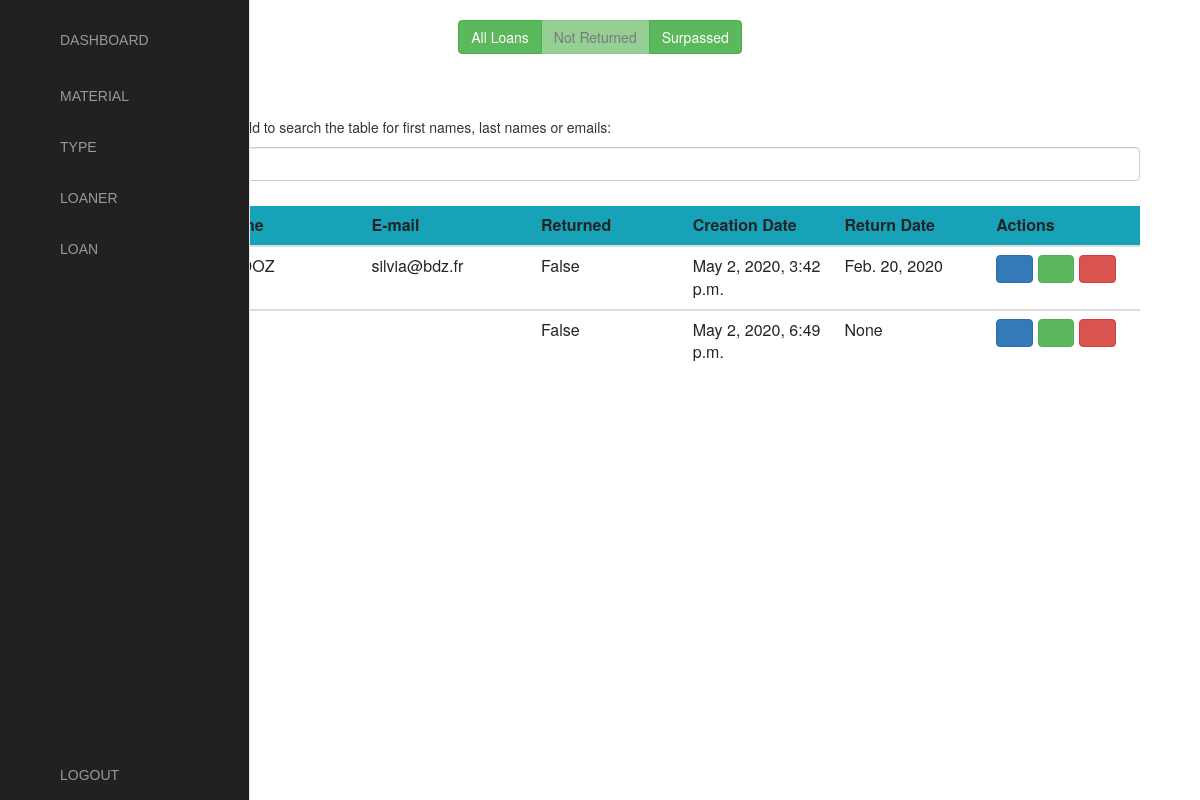
/showNotReturnedLoan, run on an earlier commit of the app's database.
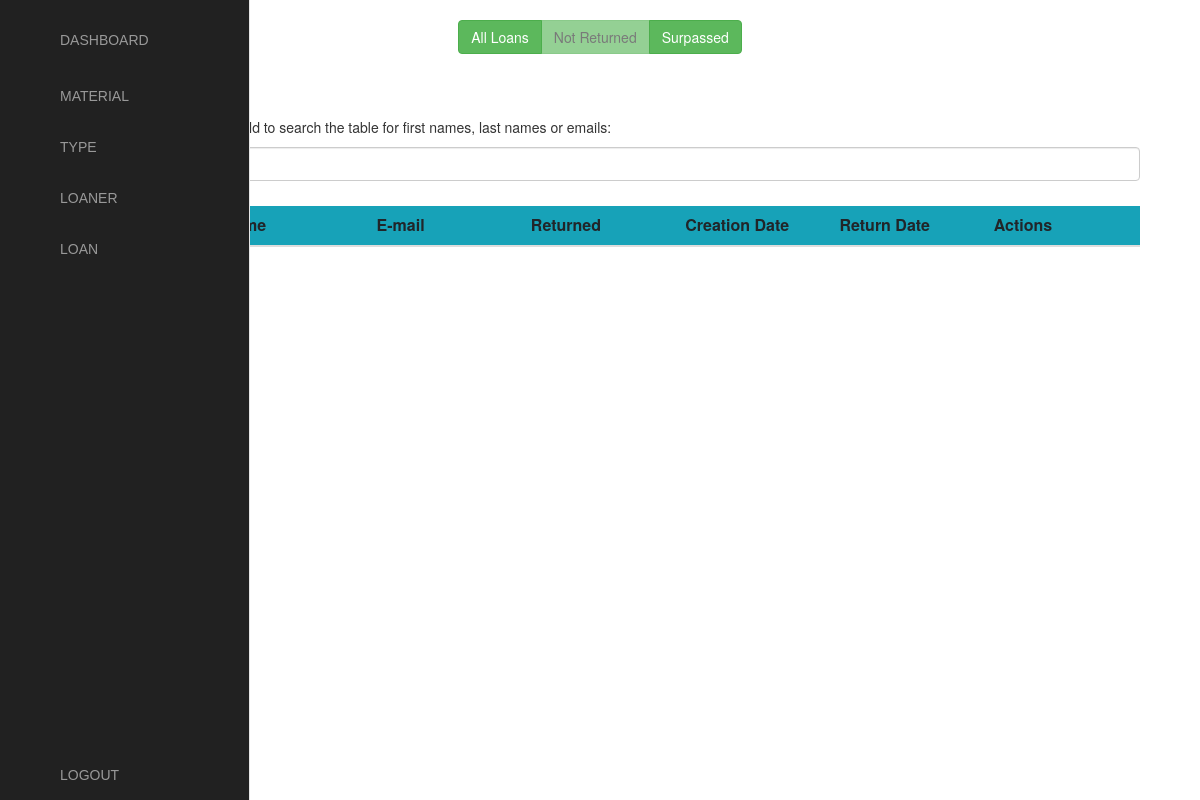
And on a later commit of the database.
### siteWeb/models.py (models this page shows, shortened)
class Loan(models.Model):
    user = models.ForeignKey(settings.AUTH_USER_MODEL, on_delete=models.CASCADE)
    ordered = models.BooleanField(default=False)
    returned = models.BooleanField(default=False)
    slug = models.SlugField(max_length=250, null=True, blank=True)
    creation_date_loan = models.DateTimeField(default=timezone.now)
    expected_return_date = models.DateField(blank=True, null=True)
    return_date = models.DateField(null=True)
    loaner = models.ForeignKey(Loaner, on_delete=models.CASCADE, blank=False, null=True)
    materials = models.ManyToManyField(LoanMaterial)

class Loaner(models.Model):
    last_name = models.CharField(max_length=255)
    first_name = models.CharField(max_length=255)
    email = models.EmailField(max_length=255, unique=True)
    establishment = models.CharField(max_length=250)
    creation_date = models.DateTimeField(auto_now_add=True)

### siteWeb/views.py (the view)
# urls.py: path('showNotReturnedLoan', views.showNotReturnedLoan, name='showNotReturnedLoan'),
def showNotReturnedLoan(request):
    loan_liste = Loan.objects.filter(returned=False)
    return render(request, 'siteWeb/showNotReturnedLoan.html', {'loans': loan_liste})

### siteWeb/templates/siteWeb/showNotReturnedLoan.html (shortened to what this page needs)
{% include "siteWeb/includes/dashboard.html" %}
{% load static %}
{% load crispy_forms_tags %}
{% block content %}
<head>
</head>
<div class="container">
    <div class="container-fluid">
        <br>
        <center>
            <div class="btn-group" role="group" aria-label="Basic example" >
              <a class="btn btn-success" href="showLoan">All Loans</a>
              <a class="btn btn-success" disabled>Not Returned</a>
              <a class="btn btn-success" href="showSurpassedLoan">Surpassed</a>
            </div>
        </center>
        <h2>Loans</h2>
        <p>Type something in the input field to search the table for first names, last names or emails:</p>
        <input class="form-control" id="myInput" type="text" placeholder="Search..">
        <br>
    </div>
   <div class="table-responsive table-body">
        <table class="table container-fluid table-responsive mt-2">
        <thead class="bg-info">
            <tr>
                <th scope="col" class="col-md-1">Surname</th>
                <th scope="col" class="col-md-1">Name</th>
                <th scope="col" class="col-md-1">E-mail</th>
                <th scope="col" class="col-md-1">Returned</th>
                <th scope="col" class="col-md-1">Creation Date</th>
                <th scope="col" class="col-md-1">Return Date</th>
                <th scope="col" class="col-md-1">Actions</th>
            </tr>
        </thead>
        {% for loan in loans %}
        <tbody id="myTable">
            <tr>
                <td>{{loan.loaner.last_name}}</td>
                <td>{{loan.loaner.first_name}}</td>
                <td>{{loan.loaner.email}}</td>
                <td>{{loan.returned}}</td>
                <td>{{loan.creation_date_loan}}</td>
                <td>{{loan.expected_return_date}}</td>
                <td>
                    <a href="/loan_id/{{loan.id}}" class="btn btn-primary"><span><i class="fas fa-eye"></i></span></a>
                    <a href="/updateLoan/{{loan.id}}"  class="btn btn-success"><span><i class="fas fa-edit"></i></span></a>
                    <a href="/deleteLoan/{{loan.id}}" class="btn btn-danger"><i class="far fa-trash-alt"></i></a>
                </td>
            </tr>
        </tbody>
        {% endfor %}
        </table>
   </div>
</div>
{% endblock %}

### siteWeb/templates/siteWeb/includes/dashboard.html (shortened to what this page needs)
{% load static %}
<html>
  <head>
      <link rel="stylesheet" href="{% static 'css/bootstrap.css' %}" type="text/css" media="screen">
      <link rel="stylesheet" href="{% static 'css/sidebar.css' %}" type="text/css" media="screen">
        <link href="https://maxcdn.bootstrapcdn.com/bootstrap/3.3.7/css/bootstrap.min.css"
 rel="stylesheet">
        <link href="{% static '../static/vendor/fontawesome-free/css/all.min.css' %}" rel="stylesheet" type="text/css">
  </head>
  <body>
  <nav class="main-menu">
            <ul>
                <li>
                    <a href="/">
                        <i class="fa fa-home fa-2x mb-4 mt-4"></i>
                    </a>
                </li>
                <li class="has-subnav mb-4 mt-2">
                    <a href="MaterialView">
                        <i class="fa fa-laptop fa-2x"></i>
                    </a>
                </li>
                <li class="has-subnav mt-2 mb-4">
                    <a href="TypeView">
                       <i class="fa fa-list fa-2x"></i>
                    </a>
                </li>
                <li class="has-subnav mb-4 mt-2">
                    <a href="LoanerView">
                       <i class="fa fa-folder-open fa-2x"></i>
                    </a>
                </li>
                <li>
                    <a href="showLoan">
                        <i class="fa fa-bar-chart-o fa-2x"></i>
                    </a>
                </li>
            </ul>
            <ul class="logout">
                <li>
                   <a href="logout">
                         <i class="fa fa-power-off fa-2x"></i>
                    </a>
                </li>
            </ul>
        </nav>
  </body>
</html>

### static/css/sidebar.css (style rules this page uses)
.fa-2x { font-size: 2em; }
.fa { position: relative; display: table-cell; width: 60px; height: 36px; text-align: center; vertical-align: middle; font-size:20px; }
.main-menu { background:#212121; border-right:1px solid #e5e5e5; position:absolute; top:0; bottom:0; height:100%; left:0; width:60px; overflow:hidden; -webkit-transition:width .05s linear; transition:width .05s linear; -webkit-transform:translateZ(0) scale(1,1); z-index:1000; }
.main-menu>ul { margin:7px 0; }
.main-menu li { position:relative; display:block; width:250px; }
.main-menu li>a { position:relative; display:table; border-collapse:collapse; border-spacing:0; color:#999; font-family: arial; font-size: 14px; text-decoration:none; -webkit-transform:translateZ(0) scale(1,1); -webkit-transition:all .1s linear; transition:all .1s linear; }
.main-menu>ul.logout { position:absolute; left:0; bottom:0; }
nav { -webkit-user-select:none; -moz-user-select:none; -ms-user-select:none; -o-user-select:none; user-select:none; }
nav ul,nav li { outline:0; margin:0; padding:0; }

What changed in the data, as far as the page shows it:
removed Loan: loaner.last_name "Silvia", loaner.first_name "BADOZ", loaner.email "silvia@bdz.fr", returned "False", creation_date_loan "May 2, 2020, 3:42 p.m.", expected_return_date "Feb. 20, 2020"
removed Loan: returned "False", creation_date_loan "May 2, 2020, 6:49 p.m.", expected_return_date "None"
